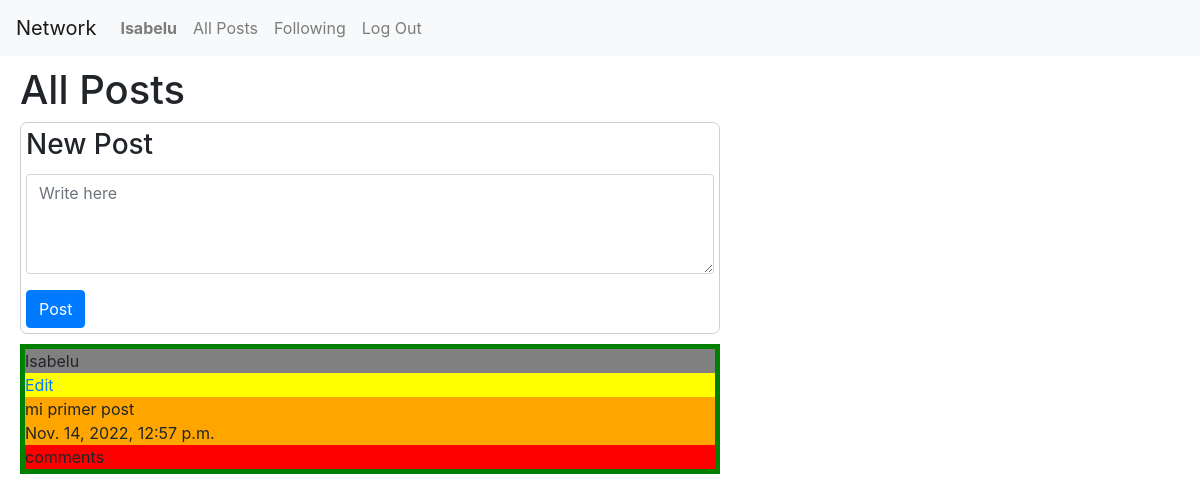
/ (signed in), run on the app's committed database.
### network/models.py (models this page shows, shortened)
class User(AbstractUser):
    pass

class Post(models.Model):
    text = models.TextField(blank = True)
    date_creation = models.DateTimeField(auto_now_add=True)
    date_update = models.DateTimeField(auto_now=True)
    user = models.ForeignKey(User, on_delete=models.CASCADE, related_name="posted_by")

### network/views.py (the view)
# urls.py: path("", views.index, name="index"),
def index(request):
    return render(request, "network/index.html", {
           "posts": Post.objects.all()
        })

### network/templates/network/index.html (shortened to what this page needs)
{% extends "network/layout.html" %}
{% load static %}
{% block body %}
{% if user.is_authenticated %}
<div class="contenedor-principal">
  <h1>All Posts</h1>
  <div class="contenedor-post">
    <h1>New Post</h1>
    <form action="{% url 'index' %}" method="post">
      <div class="form-group">
        <textarea class="form-control" style="height: 100px; margin-top: 12px;" name="text" placeholder="Write here"></textarea>
      </div>
      <input class="btn btn-primary" type="submit" value="Post">
    </form>
  </div>
  <div class="contenedor-lista-posts">
    {% for post in posts %}
      <div class="contenedor-usuario-post">
        {{ post.user.username }}
      </div>
      <div class="contenedor-edit">
        <a href="{% url 'index' %}" onclick="return false;">Edit</a>
      </div>
      <div class="contenedor-text-post">
        {{ post.text }} <br>
        {{ post.date_creation }}
      </div>
      <div class="contenedor-comments-post">
        comments
      </div>
    {% endfor %}
  </div>
  {% endif %}
</div>
{% endblock %}

### network/templates/network/layout.html (shortened to what this page needs)
{% load static %}
<!DOCTYPE html>
<html lang="en">
    <head>
        <link rel="stylesheet" href="https://stackpath.bootstrapcdn.com/bootstrap/4.4.1/css/bootstrap.min.css">
        <link href="{% static 'network/index.css' %}" rel="stylesheet">
    </head>
    <body>
        <nav class="navbar navbar-expand-lg navbar-light bg-light">
            <a class="navbar-brand" href="#">Network</a>
            <div>
              <ul class="navbar-nav mr-auto">
                {% if user.is_authenticated %}
                    <li class="nav-item">
                        <a class="nav-link" href="#"><strong>{{ user.username }}</strong></a>
                    </li>
                {% endif %}
                <li class="nav-item">
                  <a class="nav-link" href="{% url 'index' %}">All Posts</a>
                </li>
                {% if user.is_authenticated %}
                    <li class="nav-item">
                        <a class="nav-link" href="#">Following</a>
                    </li>
                    <li class="nav-item">
                        <a class="nav-link" href="{% url 'logout' %}">Log Out</a>
                    </li>
                {% endif %}
              </ul>
            </div>
          </nav>
        <div class="body">
            {% block body %}
            {% endblock %}
        </div>
    </body>
</html>

### network/static/network/index.css (style rules this page uses)
.contenedor-principal { margin: 0 10px; padding: 10px; }
.contenedor-post { border: 1px solid #cfcfcf; border-radius: 7px; width: 700px; padding: 5px; }
.contenedor-post > h1 { font-size: 28px; }
.contenedor-lista-posts { background-color: green; width: 700px; padding: 5px; margin-top: 10px; }
.contenedor-usuario-post { background-color: gray; }
.contenedor-edit { background-color: yellow; }
.contenedor-text-post { background-color: orange }
.contenedor-comments-post { background-color: red; }

### data on the page
User: username "Isabelu"
Post: user.username "Isabelu", text "mi primer post", date_creation "Nov. 14, 2022, 12:57 p.m."
